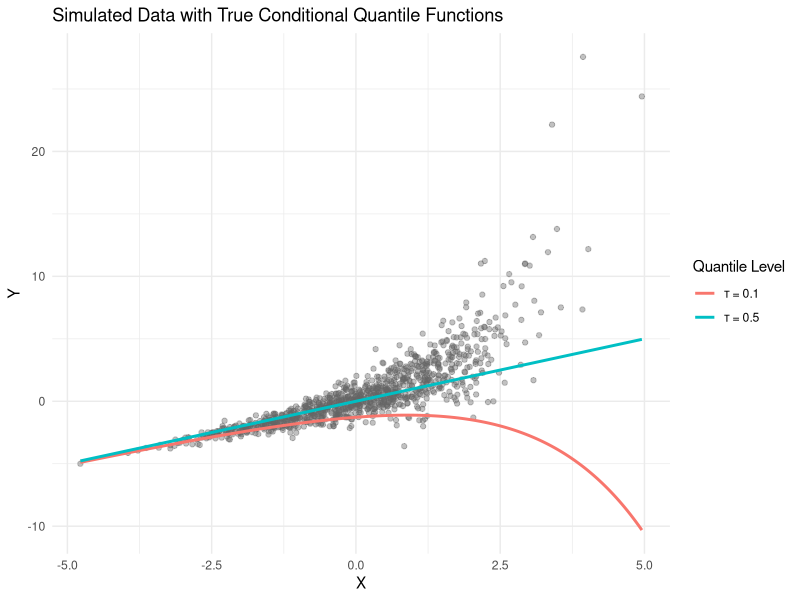

Source code (R):
# Load packages
library(MASS)
library(ggplot2)

# Set seed
#set.seed(42)

# Parameters
n <- 1000
beta <- 1
pi <- 1
gamma <- 0.5
rho <- 0.7

# Simulate Z ~ N(0, 1)
Z <- rnorm(n)

# Simulate bivariate normal errors (u, e) with correlation rho
Sigma <- matrix(c(1, rho, rho, 1), nrow = 2)
errors <- mvrnorm(n = n, mu = c(0, 0), Sigma = Sigma)
u <- errors[, 1]
e <- errors[, 2]

# Generate X and Y
X <- pi * Z + e
Y <- beta * X + exp(gamma * X) * u

# Put in data frame
df <- data.frame(X = X, Y = Y)

# Create grid of X values for plotting quantile functions
x_grid <- seq(min(X), max(X), length.out = 200)

# True quantile function values
qnorm_0.1 <- qnorm(0.1)
qnorm_0.5 <- qnorm(0.5)

q_0.1 <- beta * x_grid + exp(gamma * x_grid) * qnorm_0.1
q_0.5 <- beta * x_grid + exp(gamma * x_grid) * qnorm_0.5

# Quantile function dataframe
q_df <- data.frame(
  X = rep(x_grid, 2),
  Quantile = c(q_0.1, q_0.5),
  Tau = factor(rep(c("τ = 0.1", "τ = 0.5"), each = length(x_grid)))
)

# Plot: simulated data + quantile curves
ggplot(df, aes(x = X, y = Y)) +
  geom_point(alpha = 0.4, color = "grey40") +
  geom_line(data = q_df, aes(x = X, y = Quantile, color = Tau), size = 1) +
  labs(title = "Simulated Data with True Conditional Quantile Functions",
       x = "X", y = "Y", color = "Quantile Level") +
  theme_minimal()


########################
# Load packages
library(MASS)

# Set parameters
set.seed(123)
n <- 1000
R <- 50  # number of repetitions

# DGP parameters
beta <- 1
pi <- 1
gamma <- 0.5
rho <- 0.7
q_0.1_val <- qnorm(0.1)

# Initialize storage
below_counts <- numeric(R)

for (r in 1:R) {
  # Simulate instrument Z
  Z <- rnorm(n)
  
  # Simulate errors (u, e)
  Sigma <- matrix(c(1, rho, rho, 1), nrow = 2)
  errors <- mvrnorm(n = n, mu = c(0, 0), Sigma = Sigma)
  u <- errors[, 1]
  e <- errors[, 2]
  
  # Generate X and Y
  X <- pi * Z + e
  Y <- beta * X + exp(gamma * X) * u
  
  # Compute true 10% quantile of Y|X for each X
  Q_0.1 <- beta * X + exp(gamma * X) * q_0.1_val
  
  # Check how many Y_i fall below Q_{Y|X_i}(0.1)
  below_counts[r] <- mean(Y < Q_0.1)
}

# Compute average across all repetitions
avg_below <- mean(below_counts)

# Print result
cat("Average percent of points below true 10% quantile line:", round(avg_below * 100, 2), "%\n")

